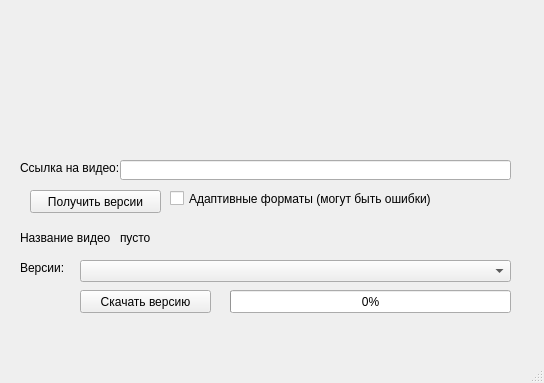
<?xml version="1.0" encoding="UTF-8"?>
<ui version="4.0">
 <class>MainWindow</class>
 <widget class="QMainWindow" name="MainWindow">
  <property name="geometry">
   <rect>
    <x>0</x>
    <y>0</y>
    <width>544</width>
    <height>383</height>
   </rect>
  </property>
  <property name="windowTitle">
   <string>SSYouTubeDownloader от КонтинентСвободы.рф</string>
  </property>
  <property name="windowIcon">
   <iconset>
    <normaloff>data/1.ico</normaloff>data/1.ico</iconset>
  </property>
  <widget class="QWidget" name="centralwidget">
   <widget class="QLabel" name="label">
    <property name="geometry">
     <rect>
      <x>10</x>
      <y>0</y>
      <width>531</width>
      <height>151</height>
     </rect>
    </property>
    <property name="text">
     <string/>
    </property>
    <property name="pixmap">
     <pixmap>data/Баннер.png</pixmap>
    </property>
    <property name="scaledContents">
     <bool>true</bool>
    </property>
   </widget>
   <widget class="QLineEdit" name="leVideoLink">
    <property name="geometry">
     <rect>
      <x>120</x>
      <y>160</y>
      <width>391</width>
      <height>20</height>
     </rect>
    </property>
   </widget>
   <widget class="QLabel" name="label_2">
    <property name="geometry">
     <rect>
      <x>20</x>
      <y>160</y>
      <width>101</width>
      <height>16</height>
     </rect>
    </property>
    <property name="text">
     <string>Ссылка на видео:</string>
    </property>
   </widget>
   <widget class="QLabel" name="label_3">
    <property name="geometry">
     <rect>
      <x>20</x>
      <y>260</y>
      <width>51</width>
      <height>16</height>
     </rect>
    </property>
    <property name="text">
     <string>Версии:</string>
    </property>
   </widget>
   <widget class="QPushButton" name="bGetVers">
    <property name="geometry">
     <rect>
      <x>30</x>
      <y>190</y>
      <width>131</width>
      <height>23</height>
     </rect>
    </property>
    <property name="text">
     <string>Получить версии</string>
    </property>
   </widget>
   <widget class="QPushButton" name="bDownload">
    <property name="geometry">
     <rect>
      <x>80</x>
      <y>290</y>
      <width>131</width>
      <height>23</height>
     </rect>
    </property>
    <property name="text">
     <string>Скачать версию</string>
    </property>
   </widget>
   <widget class="QComboBox" name="cbVersions">
    <property name="geometry">
     <rect>
      <x>80</x>
      <y>260</y>
      <width>431</width>
      <height>22</height>
     </rect>
    </property>
   </widget>
   <widget class="QLabel" name="label_4">
    <property name="geometry">
     <rect>
      <x>20</x>
      <y>230</y>
      <width>91</width>
      <height>16</height>
     </rect>
    </property>
    <property name="text">
     <string>Название видео:</string>
    </property>
   </widget>
   <widget class="QLabel" name="lName">
    <property name="geometry">
     <rect>
      <x>120</x>
      <y>230</y>
      <width>381</width>
      <height>16</height>
     </rect>
    </property>
    <property name="text">
     <string>пусто</string>
    </property>
   </widget>
   <widget class="QProgressBar" name="progress_bar">
    <property name="geometry">
     <rect>
      <x>230</x>
      <y>290</y>
      <width>281</width>
      <height>23</height>
     </rect>
    </property>
    <property name="value">
     <number>0</number>
    </property>
   </widget>
   <widget class="QCheckBox" name="cbAdaptive">
    <property name="geometry">
     <rect>
      <x>170</x>
      <y>190</y>
      <width>361</width>
      <height>17</height>
     </rect>
    </property>
    <property name="text">
     <string>Адаптивные форматы (могут быть ошибки)</string>
    </property>
   </widget>
  </widget>
  <widget class="QMenuBar" name="menubar">
   <property name="geometry">
    <rect>
     <x>0</x>
     <y>0</y>
     <width>544</width>
     <height>21</height>
    </rect>
   </property>
  </widget>
  <widget class="QStatusBar" name="statusbar"/>
 </widget>
 <resources/>
 <connections/>
</ui>
